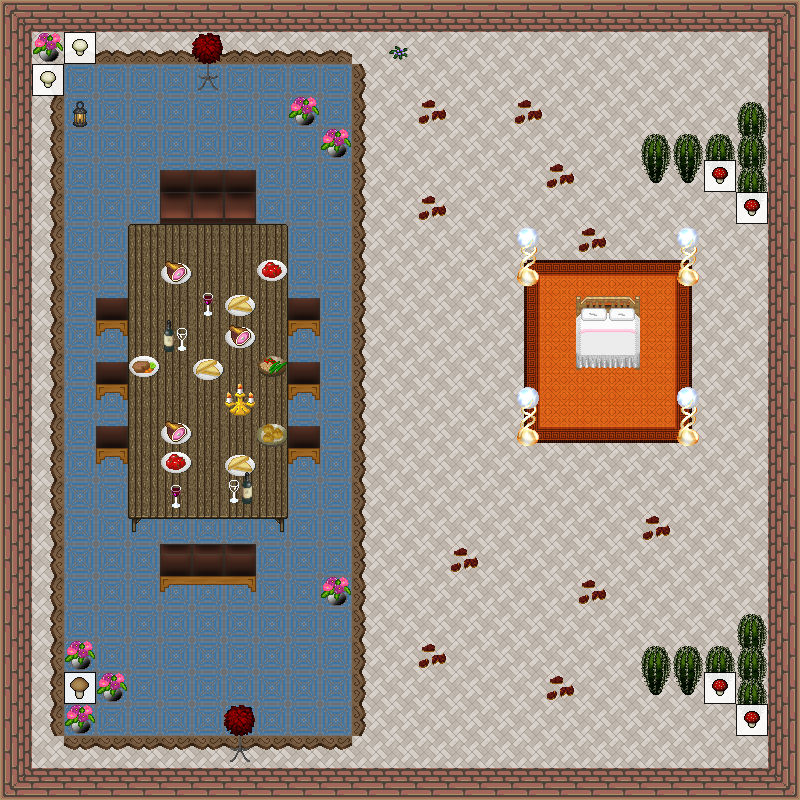

The image is a tile-based game level rendered from a .tmx file. Its description and source (layers, tilesets, objects; grid data summarised) follow:
An orthogonal 25x25 tile map with 32x32 px tiles, 6 tile layers (0_floor, 1_terrain, 2_object, 3_roof, ...), 2 hidden layers not drawn, 23 tilesets.

<map version="1.9" tiledversion="1.9.2" orientation="orthogonal" renderorder="right-down" width="25" height="25" tilewidth="32" tileheight="32" infinite="0" nextlayerid="9" nextobjectid="1">
 <tileset firstgid="1" name="tiles.png" tilewidth="32" tileheight="32" tilecount="8" columns="2">
  <image source="../../tileset/ground/indoor/tiles.png" trans="ff00ff" width="64" height="128" />
 </tileset>
 <tileset firstgid="9" name="int_wall_bricks.png" tilewidth="32" tileheight="32" tilecount="12" columns="2">
  <image source="../../tileset/building/wall/int_wall_bricks.png" trans="ff00ff" width="64" height="192" />
 </tileset>
 <tileset firstgid="21" name="various_small.png" tilewidth="32" tileheight="32" tilecount="9" columns="3">
  <image source="../../tileset/plant/bush/various_small.png" trans="ff00ff" width="96" height="96" />
 </tileset>
 <tileset firstgid="30" name="flower_vase.png" tilewidth="32" tileheight="32" tilecount="3" columns="3">
  <image source="../../tileset/plant/indoor/flower_vase.png" width="96" height="32" />
 </tileset>
 <tileset firstgid="33" name="rustic_meals.png" tilewidth="32" tileheight="32" tilecount="2" columns="2">
  <image source="../../tileset/item/food/rustic_meals.png" trans="ff00ff" width="64" height="32" />
 </tileset>
 <tileset firstgid="35" name="red_wine.png" tilewidth="32" tileheight="32" tilecount="4" columns="2">
  <image source="../../tileset/item/drink/red_wine.png" width="64" height="64" />
 </tileset>
 <tileset firstgid="39" name="meals_1.png" tilewidth="32" tileheight="32" tilecount="2" columns="2">
  <image source="../../tileset/item/food/meals_1.png" width="64" height="32" />
 </tileset>
 <tileset firstgid="41" name="meals_2.png" tilewidth="32" tileheight="32" tilecount="2" columns="1">
  <image source="../../tileset/item/food/meals_2.png" width="32" height="64" />
 </tileset>
 <tileset firstgid="43" name="bottle_and_glass" tilewidth="32" tileheight="32" tilecount="8" columns="4">
  <image source="../../tileset/item/drink/bottle_and_glass.png" width="128" height="64" />
 </tileset>
 <tileset firstgid="51" name="iron_lamp.png" tilewidth="32" tileheight="32" tilecount="3" columns="1">
  <image source="../../tileset/furniture/light/iron_lamp.png" trans="ff00ff" width="32" height="96" />
 </tileset>
 <tileset firstgid="54" name="candelabra.png" tilewidth="32" tileheight="32" tilecount="1" columns="1">
  <image source="../../tileset/furniture/light/candelabra.png" width="32" height="32" />
 </tileset>
 <tileset firstgid="55" name="purple.png" tilewidth="32" tileheight="32" tilecount="1" columns="1">
  <image source="../../tileset/plant/flower/purple.png" trans="ff00ff" width="32" height="32" />
 </tileset>
 <tileset firstgid="56" name="mosses.png" tilewidth="32" tileheight="32" tilecount="16" columns="4">
  <image source="../../tileset/plant/mosses.png" trans="ff00ff" width="128" height="128" />
 </tileset>
 <tileset firstgid="72" name="cactus.png" tilewidth="32" tileheight="32" tilecount="2" columns="1">
  <image source="../../tileset/plant/cactus.png" trans="ffffff" width="32" height="64" />
 </tileset>
 <tileset firstgid="74" name="small_lamp.png" tilewidth="32" tileheight="32" tilecount="4" columns="4">
  <image source="../../tileset/furniture/light/small_lamp.png" width="128" height="32" />
 </tileset>
 <tileset firstgid="78" name="collision.png" tilewidth="32" tileheight="32" tilecount="1" columns="1">
  <image source="../../tileset/logic/collision.png" width="32" height="32" />
 </tileset>
 <tileset firstgid="79" name="mushroom.png" tilewidth="32" tileheight="32" tilecount="6" columns="6">
  <image source="../../tileset/logic/item/mushroom.png" width="192" height="32" />
 </tileset>
 <tileset firstgid="85" name="carpet" tilewidth="32" tileheight="32" tilecount="9" columns="3">
  <image source="../../tileset/furniture/carpet/orange.png" width="96" height="96" />
 </tileset>
 <tileset firstgid="94" name="weird lamp" tilewidth="32" tileheight="32" tilecount="12" columns="6">
  <image source="../../tileset/furniture/light/weird_lamp.png" width="192" height="64" />
 </tileset>
 <tileset firstgid="106" name="vendors table" tilewidth="32" tileheight="32" tilecount="35" columns="7">
  <image source="../../tileset/furniture/table/vendors_table.png" width="224" height="160" />
 </tileset>
 <tileset firstgid="141" name="colorful chairs" tilewidth="32" tileheight="32" tilecount="16" columns="4">
  <image source="../../tileset/furniture/chair/colorful.png" width="128" height="128" />
 </tileset>
 <tileset firstgid="157" name="int_clay.png" tilewidth="32" tileheight="32" tilecount="100" columns="10">
  <image source="../../tileset/building/wall/int_clay.png" width="320" height="320" />
 </tileset>
 <tileset firstgid="257" name="double_white_pink" tilewidth="32" tileheight="32" tilecount="18" columns="6">
  <image source="../../tileset/furniture/bed/double_white_pink.png" width="192" height="96" />
 </tileset>
 <layer id="1" name="0_floor" width="25" height="25">
  <data>[625 cells, 529 non-empty, 3 distinct tile ids]</data>
 </layer>
 <layer id="2" name="1_terrain" width="25" height="25">
  <data>[625 cells, 255 non-empty, 37 distinct tile ids]</data>
 </layer>
 <layer id="3" name="2_object" width="25" height="25">
  <data>[625 cells, 69 non-empty, 24 distinct tile ids]</data>
 </layer>
 <layer id="4" name="3_roof" width="25" height="25">
  <data>[625 cells, 10 non-empty, 5 distinct tile ids]</data>
 </layer>
 <layer id="5" name="4_roof_add" width="25" height="25">
  <data>[625 cells, 2 non-empty, 1 distinct tile ids]</data>
 </layer>
 <layer id="6" name="objects" width="25" height="25" opacity="0.9">
  <data>[625 cells, 7 non-empty, 3 distinct tile ids]</data>
 </layer>
 <layer id="7" name="collision" width="25" height="25" visible="0" opacity="0.25">
  <data>[625 cells, 183 non-empty, 1 distinct tile ids]</data>
 </layer>
 <layer id="8" name="protection" width="25" height="25" visible="0">
  <data>[625 cells, 0 non-empty, 0 distinct tile ids]</data>
 </layer>
</map>
